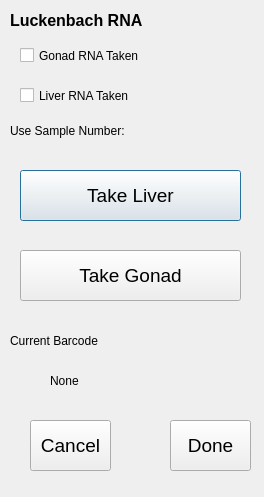
<?xml version="1.0" encoding="UTF-8"?>
<ui version="4.0">
 <class>Dialog</class>
 <widget class="QDialog" name="Dialog">
  <property name="geometry">
   <rect>
    <x>0</x>
    <y>0</y>
    <width>264</width>
    <height>497</height>
   </rect>
  </property>
  <property name="windowTitle">
   <string>Luckenbach RNA</string>
  </property>
  <widget class="QLabel" name="label">
   <property name="geometry">
    <rect>
     <x>10</x>
     <y>10</y>
     <width>271</width>
     <height>20</height>
    </rect>
   </property>
   <property name="font">
    <font>
     <pointsize>12</pointsize>
     <weight>75</weight>
     <bold>true</bold>
    </font>
   </property>
   <property name="text">
    <string>Luckenbach RNA</string>
   </property>
  </widget>
  <widget class="QPushButton" name="pb_take_liver">
   <property name="geometry">
    <rect>
     <x>20</x>
     <y>170</y>
     <width>221</width>
     <height>51</height>
    </rect>
   </property>
   <property name="font">
    <font>
     <pointsize>14</pointsize>
    </font>
   </property>
   <property name="text">
    <string>Take Liver</string>
   </property>
  </widget>
  <widget class="QLabel" name="label_4">
   <property name="geometry">
    <rect>
     <x>10</x>
     <y>320</y>
     <width>191</width>
     <height>41</height>
    </rect>
   </property>
   <property name="styleSheet">
    <string notr="true">font: 14pt &quot;Calibri&quot;;</string>
   </property>
   <property name="text">
    <string>Current Barcode</string>
   </property>
  </widget>
  <widget class="QLabel" name="l_cur_code">
   <property name="geometry">
    <rect>
     <x>50</x>
     <y>360</y>
     <width>191</width>
     <height>41</height>
    </rect>
   </property>
   <property name="styleSheet">
    <string notr="true">font: 14pt &quot;Calibri&quot;;</string>
   </property>
   <property name="text">
    <string>None</string>
   </property>
  </widget>
  <widget class="QCheckBox" name="cb_nad">
   <property name="geometry">
    <rect>
     <x>20</x>
     <y>30</y>
     <width>211</width>
     <height>51</height>
    </rect>
   </property>
   <property name="styleSheet">
    <string notr="true">font: 16pt &quot;Calibri&quot;;</string>
   </property>
   <property name="text">
    <string>Gonad RNA Taken</string>
   </property>
  </widget>
  <widget class="QCheckBox" name="cb_liver">
   <property name="geometry">
    <rect>
     <x>20</x>
     <y>70</y>
     <width>211</width>
     <height>51</height>
    </rect>
   </property>
   <property name="styleSheet">
    <string notr="true">font: 16pt &quot;Calibri&quot;;</string>
   </property>
   <property name="text">
    <string>Liver RNA Taken</string>
   </property>
  </widget>
  <widget class="QPushButton" name="pb_cancel">
   <property name="geometry">
    <rect>
     <x>30</x>
     <y>420</y>
     <width>81</width>
     <height>51</height>
    </rect>
   </property>
   <property name="font">
    <font>
     <pointsize>14</pointsize>
    </font>
   </property>
   <property name="text">
    <string>Cancel</string>
   </property>
  </widget>
  <widget class="QPushButton" name="pb_done">
   <property name="geometry">
    <rect>
     <x>170</x>
     <y>420</y>
     <width>81</width>
     <height>51</height>
    </rect>
   </property>
   <property name="font">
    <font>
     <pointsize>14</pointsize>
    </font>
   </property>
   <property name="text">
    <string>Done</string>
   </property>
  </widget>
  <widget class="QLabel" name="l_samp_num">
   <property name="geometry">
    <rect>
     <x>10</x>
     <y>110</y>
     <width>241</width>
     <height>41</height>
    </rect>
   </property>
   <property name="styleSheet">
    <string notr="true">font: 14pt &quot;Calibri&quot;;</string>
   </property>
   <property name="text">
    <string>Use Sample Number: </string>
   </property>
  </widget>
  <widget class="QPushButton" name="pb_take_gonad">
   <property name="geometry">
    <rect>
     <x>20</x>
     <y>250</y>
     <width>221</width>
     <height>51</height>
    </rect>
   </property>
   <property name="font">
    <font>
     <pointsize>14</pointsize>
    </font>
   </property>
   <property name="text">
    <string>Take Gonad</string>
   </property>
  </widget>
 </widget>
 <resources/>
 <connections/>
</ui>
